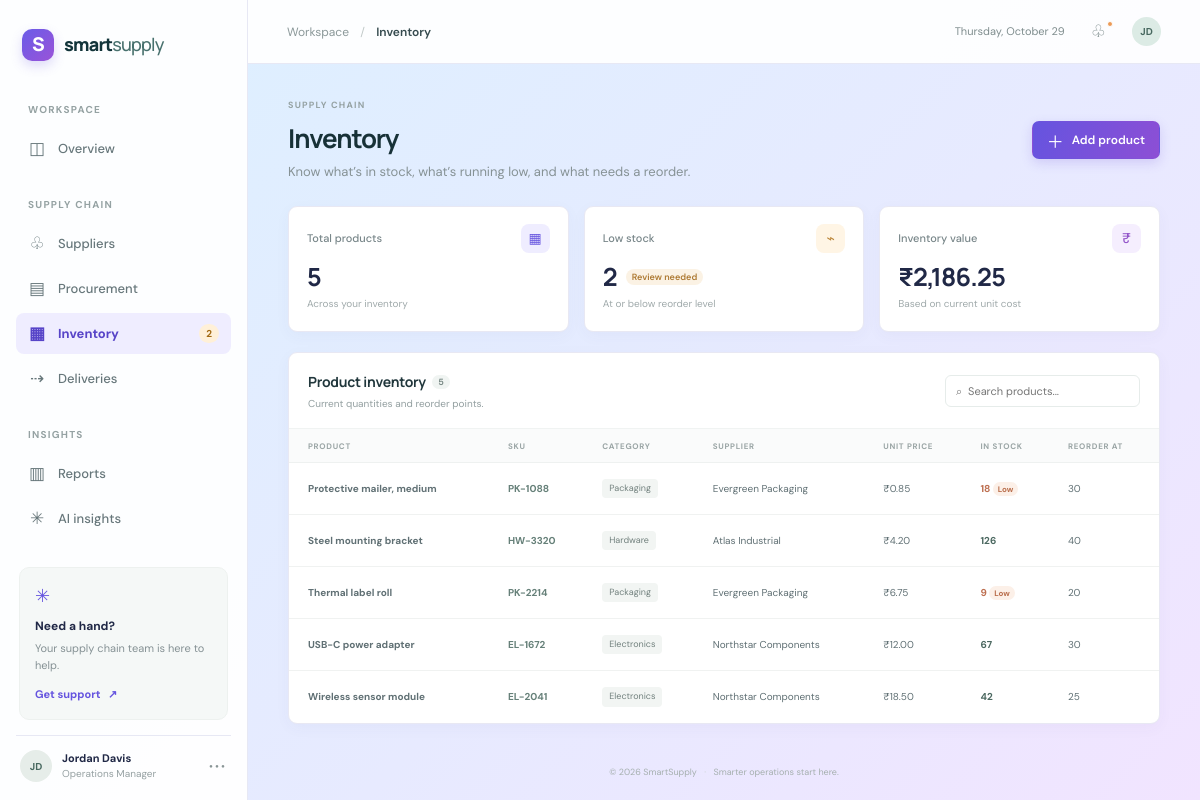
Page /inventory on the committed database.
### tables this page shows
CREATE TABLE products (
            id INTEGER PRIMARY KEY AUTOINCREMENT, name TEXT NOT NULL,
            sku TEXT NOT NULL UNIQUE, category TEXT NOT NULL DEFAULT '',
            supplier_id INTEGER REFERENCES suppliers(id) ON DELETE SET NULL,
            stock INTEGER NOT NULL DEFAULT 0, reorder_level INTEGER NOT NULL DEFAULT 10,
            unit_price REAL NOT NULL DEFAULT 0
        );

CREATE TABLE suppliers (
            id INTEGER PRIMARY KEY AUTOINCREMENT, name TEXT NOT NULL,
            contact TEXT NOT NULL DEFAULT '', email TEXT NOT NULL DEFAULT '',
            category TEXT NOT NULL DEFAULT '', status TEXT NOT NULL DEFAULT 'Active'
        );

### app.py (the view, shortened to what this page needs)
@app.route("/inventory", methods=["GET", "POST"])
def inventory():
    db = get_db()
    products = db.execute("SELECT p.*, s.name supplier FROM products p LEFT JOIN suppliers s ON s.id=p.supplier_id ORDER BY p.name").fetchall()
    supplier_rows = db.execute("SELECT id,name FROM suppliers WHERE status='Active' ORDER BY name").fetchall()
    low_stock = sum(1 for p in products if p["stock"] <= p["reorder_level"])
    stock_value = sum(p["stock"] * p["unit_price"] for p in products)
    return render_template("inventory.html", products=products, suppliers=supplier_rows, low_stock=low_stock, stock_value=stock_value)

### app.py (called while the page is built)
def get_db():
    if "db" not in g:
        g.db = sqlite3.connect(DATABASE)
        g.db.row_factory = sqlite3.Row
        g.db.execute("PRAGMA foreign_keys = ON")
    return g.db

def configured_openai_key():
    key = os.getenv("OPENAI_API_KEY", "").strip()
    return key if key and key != "your_openai_api_key_here" else ""

@app.context_processor
def inject_counts():
    db = get_db()
    low = db.execute("SELECT COUNT(*) FROM products WHERE stock <= reorder_level").fetchone()[0]
    return {"low_stock_count": low, "year": date.today().year, "now_label": datetime.now().strftime("%A, %B %-d") if os.name != "nt" else datetime.now().strftime("%A, %B %#d"), "ai_enabled": bool(configured_openai_key())}

### templates/inventory.html (shortened to what this page needs)
{% extends 'base.html' %}{% block title %}Inventory{% endblock %}{% block crumb %}Inventory{% endblock %}{% block content %}
<section class="page-heading"><div><div class="eyebrow">SUPPLY CHAIN</div><h1>Inventory</h1><p>Know what’s in stock, what’s running low, and what needs a reorder.</p></div><button class="button button-primary" data-modal="product-modal"><span>＋</span> Add product</button></section>
<section class="metric-grid compact-metrics"><article class="metric-card"><div class="metric-top"><span>Total products</span><span class="metric-icon teal">▦</span></div><div class="metric-value">{{ products|length }}</div><div class="metric-foot">Across your inventory</div></article><article class="metric-card"><div class="metric-top"><span>Low stock</span><span class="metric-icon amber">⌁</span></div><div class="metric-value">{{ low_stock }}<span class="metric-change warning">Review needed</span></div><div class="metric-foot">At or below reorder level</div></article><article class="metric-card"><div class="metric-top"><span>Inventory value</span><span class="metric-icon violet">&#8377;</span></div><div class="metric-value">&#8377;{{ '{:,.2f}'.format(stock_value) }}</div><div class="metric-foot">Based on current unit cost</div></article></section>
<section class="panel data-panel"><div class="panel-heading"><div><h2>Product inventory <span class="count-pill">{{ products|length }}</span></h2><p>Current quantities and reorder points.</p></div><input class="search-input" data-table-search placeholder="⌕  Search products..." aria-label="Search products"></div><div class="table-wrap"><table data-search-table><thead><tr><th>PRODUCT</th><th>SKU</th><th>CATEGORY</th><th>SUPPLIER</th><th>UNIT PRICE</th><th>IN STOCK</th><th>REORDER AT</th></tr></thead><tbody>{% for p in products %}<tr><td><strong>{{ p.name }}</strong></td><td class="order-id">{{ p.sku }}</td><td><span class="category-chip">{{ p.category or '—' }}</span></td><td>{{ p.supplier or '—' }}</td><td>&#8377;{{ '%.2f'|format(p.unit_price) }}</td><td><span class="stock-number {% if p.stock <= p.reorder_level %}stock-low{% endif %}">{{ p.stock }}{% if p.stock <= p.reorder_level %} <small>Low</small>{% endif %}</span></td><td>{{ p.reorder_level }}</td></tr>{% else %}<tr><td colspan="7" class="empty">No products yet. Add a product to start tracking stock.</td></tr>{% endfor %}</tbody></table></div></section>
{% endblock %}

### rows in the picture
products: name "Protective mailer, medium", sku "PK-1088", category "Packaging", name "Evergreen Packaging", unit_price "0.85", stock "18", shows "Low", reorder_level "30"
products: name "Steel mounting bracket", sku "HW-3320", category "Hardware", name "Atlas Industrial", unit_price "4.20", stock "126", reorder_level "40"
products: name "Thermal label roll", sku "PK-2214", category "Packaging", name "Evergreen Packaging", unit_price "6.75", stock "9", shows "Low", reorder_level "20"
products: name "USB-C power adapter", sku "EL-1672", category "Electronics", name "Northstar Components", unit_price "12.00", stock "67", reorder_level "30"
products: name "Wireless sensor module", sku "EL-2041", category "Electronics", name "Northstar Components", unit_price "18.50", stock "42", reorder_level "25"

### other values in the picture
{{ low_stock_count }} "2"
{{ products|length }} "5"
{{ low_stock }} "2"
{{ '{:,.2f}'.format(stock_value) }} "2,186.25"
